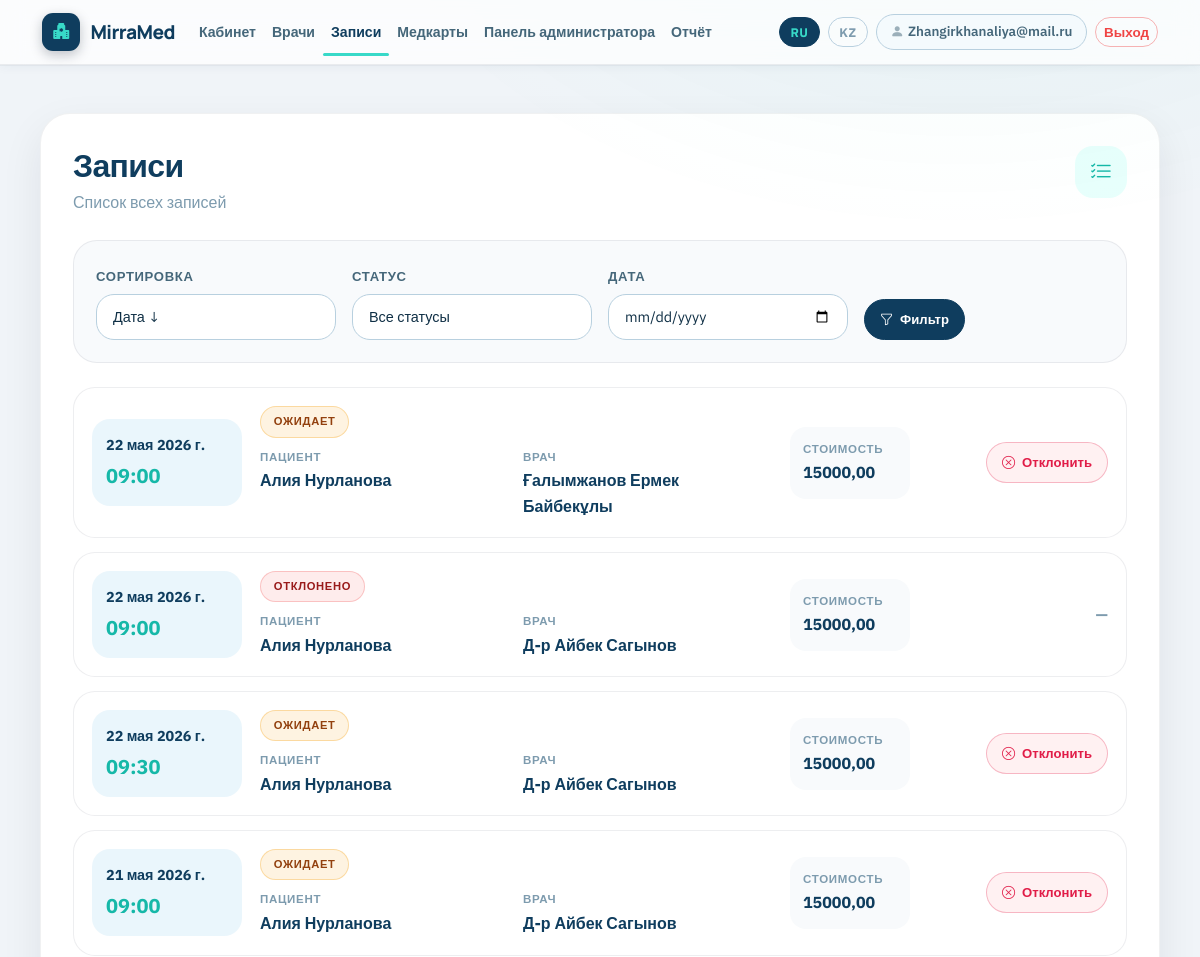
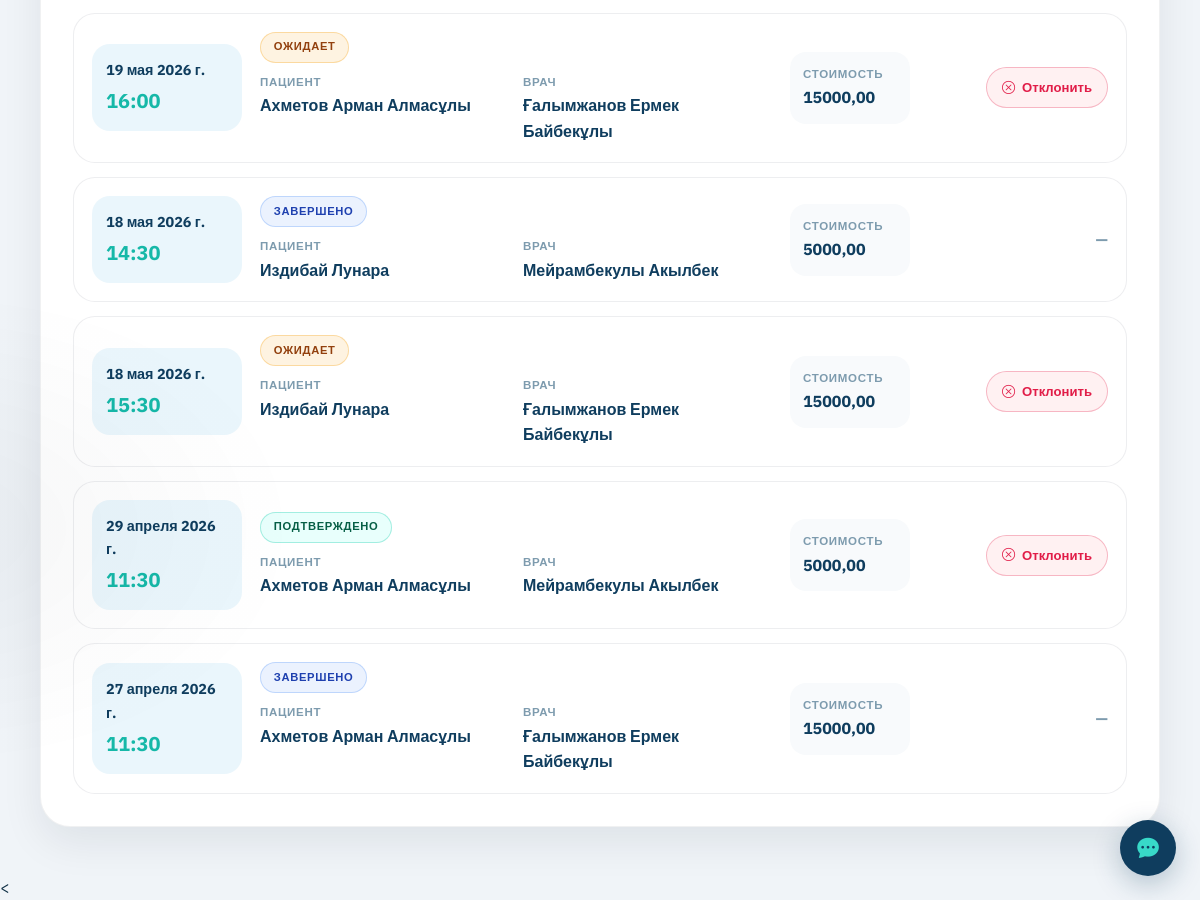
Screenshot of /appointments/ (signed in) with the database file from the repository (2 pictures, top to bottom).
### core/models.py (models this page shows, shortened)
class User(AbstractUser):
    class Role(models.TextChoices):
        ADMIN = 'admin', 'Admin'
        DOCTOR = 'doctor', 'Doctor'
        PATIENT = 'patient', 'Patient'
    username = models.CharField(max_length=150, unique=True)
    email = models.EmailField(unique=True)
    full_name = models.CharField(max_length=255)
    role = models.CharField(max_length=20, choices=Role.choices, default=Role.PATIENT)
    must_complete_profile = models.BooleanField(default=True)
    USERNAME_FIELD = 'email'
    REQUIRED_FIELDS = []
    objects = UserManager()

class Appointment(models.Model):
    class Status(models.TextChoices):
        PENDING = 'pending', 'Pending'
        APPROVED = 'approved', 'Approved'
        REJECTED = 'rejected', 'Rejected'
        COMPLETED = 'completed', 'Completed'
        CANCELLED = 'cancelled', 'Cancelled'
        NO_SHOW = 'no_show', 'No show'
    patient = models.ForeignKey(Patient, on_delete=models.CASCADE, related_name='appointments')
    doctor = models.ForeignKey(Doctor, on_delete=models.CASCADE, related_name='appointments')
    date = models.DateField()
    slot = models.TimeField()
    status = models.CharField(max_length=20, choices=Status.choices, default=Status.PENDING)
    fee = models.DecimalField(max_digits=10, decimal_places=2, default=0)
    created_at = models.DateTimeField(auto_now_add=True)
    approved_at = models.DateTimeField(null=True, blank=True)
    class Meta:
        ordering = ['-date', 'slot']
        constraints = [
            models.UniqueConstraint(fields=['doctor', 'date', 'slot'], name='unique_doctor_slot')
        ]

class Patient(models.Model):
    GENDER_CHOICES = [('male', 'Male'), ('female', 'Female')]
    user = models.OneToOneField(settings.AUTH_USER_MODEL, on_delete=models.CASCADE, related_name='patient_profile')
    birth_date = models.DateField(null=True, blank=True)
    gender = models.CharField(max_length=10, choices=GENDER_CHOICES, blank=True)
    phone = models.CharField(max_length=30, blank=True, validators=[phone_validator])
    address = models.CharField(max_length=255, blank=True)

class Doctor(models.Model):
    user = models.OneToOneField(settings.AUTH_USER_MODEL, on_delete=models.CASCADE, related_name='doctor_profile')
    specialization = models.CharField(max_length=255, blank=True)
    experience_years = models.PositiveIntegerField(default=0)
    room = models.CharField(max_length=50, blank=True)
    phone = models.CharField(max_length=30, blank=True, validators=[phone_validator])
    consultation_fee = models.DecimalField(max_digits=10, decimal_places=2, default=15000)
    photo = models.ImageField(upload_to='doctors/', null=True, blank=True)

### core/views.py (the view, shortened to what this page needs)
# urls.py: path('appointments/', views.appointments_page, name='appointments'),
@login_required
def appointments_page(request):
    context = {'status_choices': Appointment.Status.choices}
    if request.user.role == User.Role.PATIENT:
        patient = get_object_or_404(Patient, user=request.user)
        appointments = Appointment.objects.filter(patient=patient).select_related('doctor__user')
        appointments, sort, status, selected_date = _apply_appointment_filters(appointments, request)
        selected_doctor_id = request.GET.get('doctor')
        initial = {}
        if selected_doctor_id and Doctor.objects.filter(pk=selected_doctor_id).exists():
            initial['doctor'] = selected_doctor_id
        context.update({
            'appointments': appointments,
            'selected_doctor_id': selected_doctor_id,
            'form': AppointmentForm(slot_choices=[], initial=initial),
            'sort': sort,
            'status_filter': status,
            'date_filter': selected_date,
        })
    else:
        appointments = Appointment.objects.select_related('doctor__user', 'patient__user')
        appointments, sort, status, selected_date = _apply_appointment_filters(appointments, request)
        context.update({
            'appointments': appointments,
            'sort': sort,
            'status_filter': status,
            'date_filter': selected_date,
        })
    return render(request, 'appointments.html', context)

### core/context_processors.py (called while the page is built)
def ui_context(request):
    lang = getattr(request, 'site_lang', 'ru')
    return {
        'site_lang': lang,
        'T': TRANSLATIONS.get(lang, TRANSLATIONS['ru']),
    }

### core/templatetags/core_tags.py (called while the page is built)
@register.filter
def status_label(status, lang='ru'):
    return STATUS_LABELS.get(lang, STATUS_LABELS['ru']).get(status, str(status).upper())

@register.filter
def status_class(status):
    return STATUS_CLASSES.get(status, 'status-pending')

### core/views.py (called while the page is built)
def _apply_appointment_filters(qs, request):
    sort = request.GET.get('sort', '-date')
    status = request.GET.get('status', '')
    selected_date = request.GET.get('date', '')
    if status:
        qs = qs.filter(status=status)
    if selected_date:
        qs = qs.filter(date=selected_date)
    allowed_sorts = {
        'date': 'date',
        '-date': '-date',
        'slot': 'slot',
        '-slot': '-slot',
        'status': 'status',
        '-status': '-status',
    }
    qs = qs.order_by(allowed_sorts.get(sort, '-date'), 'slot')
    return qs, sort, status, selected_date

### templates/appointments.html (shortened to what this page needs)
{% extends 'base.html' %}
{% load core_tags %}
{% block content %}
<div class="appointments-page">
  <div class="appointment-list-card">
    <div class="appointment-card-header mb-4">
      <div>
        <h2>{{ T.appointments }}</h2>
        <p>
          {% if request.user.role == 'doctor' %}
            {% if site_lang == 'kz' %}
              Сіздің қабылдауларыңыздың тізімі
            {% else %}
              Список ваших приёмов
            {% endif %}
          {% elif request.user.role == 'patient' %}
            {% if site_lang == 'kz' %}
              Сіздің жазылуларыңыздың тізімі
            {% else %}
              Список ваших записей
            {% endif %}
          {% else %}
            {% if site_lang == 'kz' %}
              Барлық жазылулар тізімі
            {% else %}
              Список всех записей
            {% endif %}
          {% endif %}
        </p>
      </div>
      <div class="appointment-header-icon">
        <i class="bi bi-list-check"></i>
      </div>
    </div>
    <form method="get" class="appointment-filter-panel mb-4">
      <div>
        <label class="form-label">{{ T.sort }}</label>
        <select name="sort" class="form-select app-input">
          <option value="-date" {% if sort == '-date' %}selected{% endif %}>{{ T.date }} ↓</option>
        </select>
      </div>
      <div>
        <label class="form-label">{{ T.status }}</label>
        <select name="status" class="form-select app-input">
          <option value="">{{ T.all_statuses }}</option>
        </select>
      </div>
      {% if request.user.role == 'doctor' or request.user.role == 'admin' %}
      <div>
        <label class="form-label">{{ T.date }}</label>
        <input type="date" name="date" value="{{ date_filter }}" class="form-control app-input">
      </div>
      {% endif %}
      <div class="appointment-filter-actions">
        <button class="appointment-action-btn action-filter">
          <i class="bi bi-funnel"></i>
          {% if site_lang == 'kz' %}Сүзу{% else %}Фильтр{% endif %}
        </button>
      </div>
    </form>
    <div class="appointments-modern-list">
      {% for a in appointments %}
      <div class="appointment-row-card">
        <div class="appointment-date-box">
          <div class="appointment-date">{{ a.date }}</div>
          <div class="appointment-time">{{ a.slot|time:'H:i' }}</div>
        </div>
        <div class="appointment-main-info">
          <div class="appointment-status-line">
            <span class="status-pill {{ a.status|status_class }}">
              {{ a.status|status_label:site_lang }}
            </span>
          </div>
          <div class="appointment-people">
            <div>
              <span>{{ T.patient }}</span>
              <strong>{{ a.patient.user.full_name }}</strong>
            </div>
            {% if request.user.role != 'doctor' %}
            <div>
              <span>{{ T.doctor }}</span>
              <strong>{{ a.doctor.user.full_name }}</strong>
            </div>
            {% endif %}
          </div>
        </div>
        <div class="appointment-fee-box">
          <span>{{ T.fee }}</span>
          <strong>{{ a.fee }}</strong>
        </div>
        <div class="appointment-actions">
          {% if request.user.role == 'doctor' %}
            {% if a.status == 'pending' %}
              <a class="appointment-action-btn action-approve"
                 href="{% url 'approve_appointment' a.id %}">
                <i class="bi bi-check2-circle"></i>
                {% if site_lang == 'kz' %}Қабылдау{% else %}Принять{% endif %}
              </a>
              <a class="appointment-action-btn action-reject"
                 href="{% url 'reject_appointment' a.id %}">
                <i class="bi bi-x-circle"></i>
                {% if site_lang == 'kz' %}Бас тарту{% else %}Отклонить{% endif %}
              </a>
            {% endif %}
            {% if a.status == 'approved' %}
              <a class="appointment-action-btn action-summary"
                 href="{% url 'complete_appointment' a.id %}">
                <i class="bi bi-clipboard2-check"></i>
                {{ T.summary }}
              </a>
              <a class="appointment-action-btn action-muted"
                 href="{% url 'no_show_appointment' a.id %}">
                <i class="bi bi-person-x"></i>
                {{ T.no_show }}
              </a>
            {% endif %}
            {% if a.status == 'completed' %}
              <a class="appointment-action-btn action-summary"
                 href="{% url 'complete_appointment' a.id %}">
                <i class="bi bi-eye"></i>
                {{ T.summary }}
              </a>
            {% endif %}
          {% elif request.user.role == 'admin' %}
            {% if a.status == 'pending' or a.status == 'approved' %}
              <a class="appointment-action-btn action-reject"
                 href="{% url 'reject_appointment' a.id %}"
                 onclick="return confirm('{{ T.reject_confirm }}');">
                <i class="bi bi-x-circle"></i>
                {% if site_lang == 'kz' %}Бас тарту{% else %}Отклонить{% endif %}
              </a>
            {% else %}
              <span class="appointment-no-action">—</span>
            {% endif %}
          {% else %}
            <span class="appointment-no-action">—</span>
          {% endif %}
        </div>
      </div>
      {% endfor %}
    </div>
  </div>
</div>
{% endblock %}

### templates/base.html (shortened to what this page needs)
{% load core_tags %}
<!doctype html>
<html lang="{{ site_lang }}">
<head>
  <link href="https://cdn.jsdelivr.net/npm/bootstrap@5.3.3/dist/css/bootstrap.min.css" rel="stylesheet">
  <link href="https://cdn.jsdelivr.net/npm/bootstrap-icons@1.11.3/font/bootstrap-icons.css" rel="stylesheet">
  <link href="/static/css/styles.css?v=999" rel="stylesheet">
</head>
<body>
<nav class="app-navbar navbar navbar-expand-lg">
  <div class="container">
    <a class="navbar-brand" href="/">
      <span class="brand-mark"><i class="bi bi-hospital-fill"></i></span>
      <span>{{ T.site_name }}</span>
    </a>
    <div class="collapse navbar-collapse" id="mainNav">
      <ul class="navbar-nav me-auto mb-3 mb-lg-0 nav-pill-list">
        {% if request.user.is_authenticated %}
        <li class="nav-item">
          <a class="nav-link {% if request.path == '/dashboard/' %}active-nav{% endif %}"
            href="{% url 'dashboard' %}">
            {{ T.dashboard }}
          </a>
        </li>
        {% if request.user.role != 'doctor' %}
        <li class="nav-item">
          <a class="nav-link {% if request.path == '/doctors/' %}active-nav{% endif %}"
            href="{% url 'doctors_list' %}">
            {{ T.doctors }}
          </a>
        </li>
        {% endif %}
        <li class="nav-item">
          <a class="nav-link {% if request.path == '/appointments/' %}active-nav{% endif %}"
            href="{% url 'appointments' %}">
            {{ T.appointments }}
          </a>
        </li>
        <li class="nav-item">
          <a class="nav-link {% if request.path == '/medical-records/' %}active-nav{% endif %}"
            href="{% url 'medical_records' %}">
            {{ T.medical_records }}
          </a>
        </li>
        {% if request.user.role == 'admin' %}
        <li class="nav-item">
          <a class="nav-link"
            href="/admin/">
            {{ T.admin_panel }}
          </a>
        </li>
        <li class="nav-item">
          <a class="nav-link {% if request.path == '/reports/' %}active-nav{% endif %}"
            href="{% url 'reports' %}">
            {{ T.reports }}
          </a>
        </li>
        {% endif %}
        {% endif %}
        </ul>
      <div class="d-flex align-items-center gap-2 flex-wrap">
        <a class="btn btn-language {% if site_lang == 'ru' %}active{% endif %}" href="{% url 'switch_language' 'ru' %}?next={{ request.path }}">RU</a>
        <a class="btn btn-language {% if site_lang == 'kz' %}active{% endif %}" href="{% url 'switch_language' 'kz' %}?next={{ request.path }}">KZ</a>
        {% if request.user.is_authenticated %}
          <span class="user-chip"><i class="bi bi-person-fill me-1 opacity-50"></i>{{ request.user.full_name|default:request.user.email }}</span>
          <form method="post" action="{% url 'logout' %}" class="d-inline m-0">
            <button class="btn btn-outline-danger btn-sm">{{ T.logout }}</button>
          </form>
        {% else %}
          <a class="btn btn-success btn-sm" href="{% url 'login' %}">{{ T.login }}</a>
        {% endif %}
      </div>
    </div>
  </div>
</nav>
<main class="container app-shell py-4 py-lg-5">
  {% block content %}{% endblock %}
</main>
<
<button id="chat-toggle" title="Чат">
  <i class="bi bi-chat-dots-fill"></i>
</button>
</body>
</html>

### rows the page displays
User: user.full_name "Zhangirkhanaliya@mail.ru"
Appointment: date "22 мая 2026 г.", slot "09:00", status|status_label "ОЖИДАЕТ", patient "ПАЦИЕНТ", patient.user.full_name "Алия Нурланова", doctor "ВРАЧ", doctor.user.full_name "Ғалымжанов Ермек Байбекұлы", fee "СТОИМОСТЬ", fee "15000,00", shows "Отклонить"
Appointment: date "22 мая 2026 г.", slot "09:00", status|status_label "ОТКЛОНЕНО", patient "ПАЦИЕНТ", patient.user.full_name "Алия Нурланова", doctor "ВРАЧ", doctor.user.full_name "Д-р Айбек Сагынов", fee "СТОИМОСТЬ", fee "15000,00"
Appointment: date "22 мая 2026 г.", slot "09:30", status|status_label "ОЖИДАЕТ", patient "ПАЦИЕНТ", patient.user.full_name "Алия Нурланова", doctor "ВРАЧ", doctor.user.full_name "Д-р Айбек Сагынов", fee "СТОИМОСТЬ", fee "15000,00", shows "Отклонить"
Appointment: date "21 мая 2026 г.", slot "09:00", status|status_label "ОЖИДАЕТ", patient "ПАЦИЕНТ", patient.user.full_name "Алия Нурланова", doctor "ВРАЧ", doctor.user.full_name "Д-р Айбек Сагынов", fee "СТОИМОСТЬ", fee "15000,00", shows "Отклонить"
Appointment: date "19 мая 2026 г.", slot "16:00", status|status_label "ОЖИДАЕТ", patient "ПАЦИЕНТ", patient.user.full_name "Ахметов Арман Алмасұлы", doctor "ВРАЧ", doctor.user.full_name "Ғалымжанов Ермек Байбекұлы", fee "СТОИМОСТЬ", fee "15000,00", shows "Отклонить"
Appointment: date "18 мая 2026 г.", slot "14:30", status|status_label "ЗАВЕРШЕНО", patient "ПАЦИЕНТ", patient.user.full_name "Издибай Лунара", doctor "ВРАЧ", doctor.user.full_name "Мейрамбекулы Акылбек", fee "СТОИМОСТЬ", fee "5000,00"
Appointment: date "18 мая 2026 г.", slot "15:30", status|status_label "ОЖИДАЕТ", patient "ПАЦИЕНТ", patient.user.full_name "Издибай Лунара", doctor "ВРАЧ", doctor.user.full_name "Ғалымжанов Ермек Байбекұлы", fee "СТОИМОСТЬ", fee "15000,00", shows "Отклонить"
Appointment: date "29 апреля 2026 г.", slot "11:30", status|status_label "ПОДТВЕРЖДЕНО", patient "ПАЦИЕНТ", patient.user.full_name "Ахметов Арман Алмасұлы", doctor "ВРАЧ", doctor.user.full_name "Мейрамбекулы Акылбек", fee "СТОИМОСТЬ", fee "5000,00", shows "Отклонить"
Appointment: date "27 апреля 2026 г.", slot "11:30", status|status_label "ЗАВЕРШЕНО", patient "ПАЦИЕНТ", patient.user.full_name "Ахметов Арман Алмасұлы", doctor "ВРАЧ", doctor.user.full_name "Ғалымжанов Ермек Байбекұлы", fee "СТОИМОСТЬ", fee "15000,00"

### other values shown
{{ T.site_name }} "MirraMed"
{{ T.dashboard }} "Кабинет"
{{ T.doctors }} "Врачи"
{{ T.appointments }} "Записи"
{{ T.medical_records }} "Медкарты"
{{ T.admin_panel }} "Панель администратора"
{{ T.reports }} "Отчёт"
{{ T.logout }} "Выход"
{{ T.sort }} "СОРТИРОВКА"
{{ T.status }} "СТАТУС"
{{ T.date }} "ДАТА"
form field sort "Дата ↓"
form field status "Все статусы"
